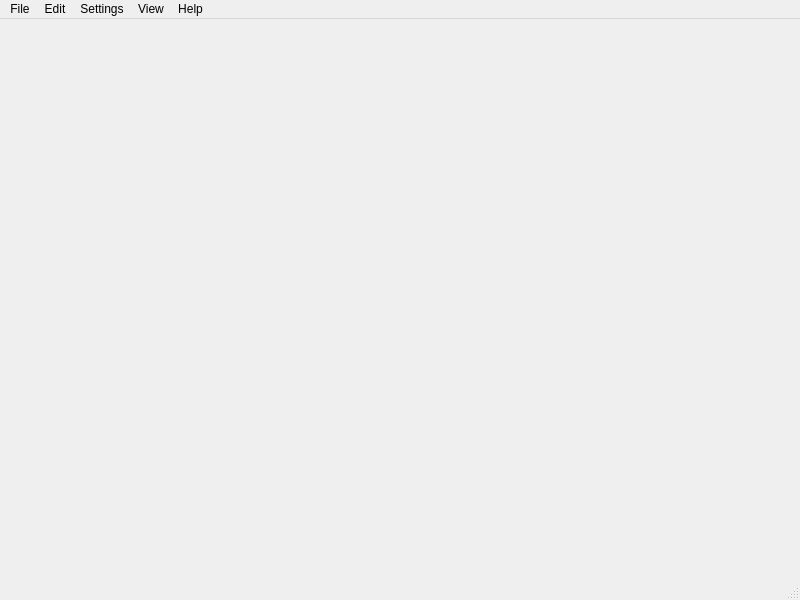
<?xml version="1.0" encoding="UTF-8"?>
<ui version="4.0">
 <class>MainWindow</class>
 <widget class="QMainWindow" name="MainWindow">
  <property name="geometry">
   <rect>
    <x>0</x>
    <y>0</y>
    <width>800</width>
    <height>600</height>
   </rect>
  </property>
  <property name="windowTitle">
   <string>FRDS - Financial Research Data Services</string>
  </property>
  <property name="documentMode">
   <bool>false</bool>
  </property>
  <property name="tabShape">
   <enum>QTabWidget::Rounded</enum>
  </property>
  <property name="unifiedTitleAndToolBarOnMac">
   <bool>true</bool>
  </property>
  <widget class="QWidget" name="centralwidget"/>
  <widget class="QMenuBar" name="menubar">
   <property name="geometry">
    <rect>
     <x>0</x>
     <y>0</y>
     <width>800</width>
     <height>22</height>
    </rect>
   </property>
   <property name="nativeMenuBar">
    <bool>false</bool>
   </property>
   <widget class="QMenu" name="menuFile">
    <property name="title">
     <string>File</string>
    </property>
    <addaction name="actionLoad_data"/>
    <addaction name="actionNew"/>
    <addaction name="separator"/>
    <addaction name="actionExit"/>
   </widget>
   <widget class="QMenu" name="menuHelp">
    <property name="title">
     <string>Help</string>
    </property>
    <addaction name="actionAbout"/>
    <addaction name="actionDocumentation"/>
   </widget>
   <widget class="QMenu" name="menuSettings">
    <property name="title">
     <string>Settings</string>
    </property>
    <addaction name="actionGeneral"/>
   </widget>
   <widget class="QMenu" name="menuEdit">
    <property name="title">
     <string>Edit</string>
    </property>
   </widget>
   <widget class="QMenu" name="menuView">
    <property name="title">
     <string>View</string>
    </property>
    <addaction name="actionProgressMonitor"/>
   </widget>
   <addaction name="menuFile"/>
   <addaction name="menuEdit"/>
   <addaction name="menuSettings"/>
   <addaction name="menuView"/>
   <addaction name="menuHelp"/>
  </widget>
  <widget class="QStatusBar" name="statusbar"/>
  <action name="actionNew">
   <property name="text">
    <string>New estimation</string>
   </property>
   <property name="statusTip">
    <string>Start new estimation</string>
   </property>
  </action>
  <action name="actionSettings">
   <property name="text">
    <string>Settings</string>
   </property>
  </action>
  <action name="actionExit">
   <property name="text">
    <string>Exit</string>
   </property>
   <property name="statusTip">
    <string>Close and exit</string>
   </property>
   <property name="shortcut">
    <string>Ctrl+Q</string>
   </property>
  </action>
  <action name="actionAbout">
   <property name="text">
    <string>About</string>
   </property>
   <property name="statusTip">
    <string>About FRDS</string>
   </property>
  </action>
  <action name="actionGeneral">
   <property name="text">
    <string>General</string>
   </property>
   <property name="statusTip">
    <string>View and edit settings</string>
   </property>
  </action>
  <action name="actionDocumentation">
   <property name="text">
    <string>Documentation</string>
   </property>
  </action>
  <action name="actionProgressMonitor">
   <property name="text">
    <string>Progress Monitor</string>
   </property>
   <property name="statusTip">
    <string>Open the progress monitor</string>
   </property>
  </action>
  <action name="actionLoad_data">
   <property name="text">
    <string>Load data</string>
   </property>
   <property name="toolTip">
    <string>Load data from source</string>
   </property>
   <property name="statusTip">
    <string>Download data from source</string>
   </property>
  </action>
 </widget>
 <resources/>
 <connections>
  <connection>
   <sender>actionExit</sender>
   <signal>triggered()</signal>
   <receiver>MainWindow</receiver>
   <slot>close()</slot>
   <hints>
    <hint type="sourcelabel">
     <x>-1</x>
     <y>-1</y>
    </hint>
    <hint type="destinationlabel">
     <x>399</x>
     <y>299</y>
    </hint>
   </hints>
  </connection>
 </connections>
</ui>
